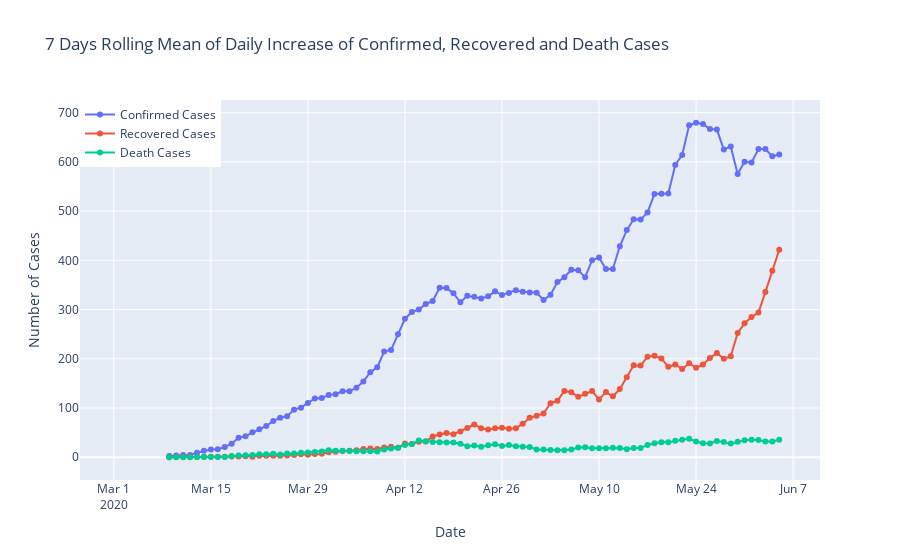

Here is the notebook cell this chart was saved with:
### Code cell
fig=go.Figure()
fig.add_trace(go.Scatter(x=datewise.index, y=datewise["Confirmed"].diff().rolling(window=7).mean(),mode='lines+markers',
                    name='Confirmed Cases'))
fig.add_trace(go.Scatter(x=datewise.index, y=datewise["Recovered"].diff().rolling(window=7).mean(),mode='lines+markers',
                    name='Recovered Cases'))
fig.add_trace(go.Scatter(x=datewise.index, y=datewise["Deaths"].diff().rolling(window=7).mean(),mode='lines+markers',
                    name='Death Cases'))
fig.update_layout(title="7 Days Rolling Mean of Daily Increase of Confirmed, Recovered and Death Cases",
                 xaxis_title="Date",yaxis_title="Number of Cases",legend=dict(x=0,y=1,traceorder="normal"))
fig.show()
